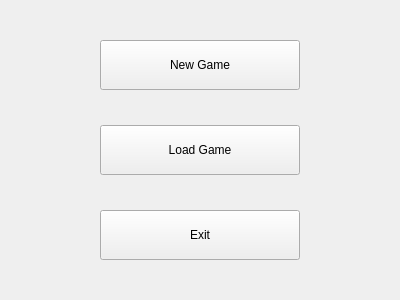
<?xml version="1.0" encoding="UTF-8"?>
<ui version="4.0">
 <class>MenuWidget</class>
 <widget class="QWidget" name="MenuWidget">
  <property name="geometry">
   <rect>
    <x>0</x>
    <y>0</y>
    <width>400</width>
    <height>300</height>
   </rect>
  </property>
  <property name="windowTitle">
   <string>Form</string>
  </property>
  <layout class="QGridLayout" name="gridLayout">
   <item row="0" column="0">
    <layout class="QHBoxLayout" name="horizontalLayout_3">
     <item>
      <spacer name="horizontalSpacer_2">
       <property name="orientation">
        <enum>Qt::Horizontal</enum>
       </property>
       <property name="sizeHint" stdset="0">
        <size>
         <width>40</width>
         <height>20</height>
        </size>
       </property>
      </spacer>
     </item>
     <item>
      <widget class="QPushButton" name="pushButton_newGame">
       <property name="minimumSize">
        <size>
         <width>200</width>
         <height>50</height>
        </size>
       </property>
       <property name="text">
        <string>New Game</string>
       </property>
      </widget>
     </item>
     <item>
      <spacer name="horizontalSpacer">
       <property name="orientation">
        <enum>Qt::Horizontal</enum>
       </property>
       <property name="sizeHint" stdset="0">
        <size>
         <width>40</width>
         <height>20</height>
        </size>
       </property>
      </spacer>
     </item>
    </layout>
   </item>
   <item row="1" column="0">
    <layout class="QHBoxLayout" name="horizontalLayout_2">
     <item>
      <spacer name="horizontalSpacer_4">
       <property name="orientation">
        <enum>Qt::Horizontal</enum>
       </property>
       <property name="sizeHint" stdset="0">
        <size>
         <width>40</width>
         <height>20</height>
        </size>
       </property>
      </spacer>
     </item>
     <item>
      <widget class="QPushButton" name="pushButton_loadGame">
       <property name="minimumSize">
        <size>
         <width>200</width>
         <height>50</height>
        </size>
       </property>
       <property name="text">
        <string>Load Game</string>
       </property>
      </widget>
     </item>
     <item>
      <spacer name="horizontalSpacer_3">
       <property name="orientation">
        <enum>Qt::Horizontal</enum>
       </property>
       <property name="sizeHint" stdset="0">
        <size>
         <width>40</width>
         <height>20</height>
        </size>
       </property>
      </spacer>
     </item>
    </layout>
   </item>
   <item row="2" column="0">
    <layout class="QHBoxLayout" name="horizontalLayout">
     <item>
      <spacer name="horizontalSpacer_6">
       <property name="orientation">
        <enum>Qt::Horizontal</enum>
       </property>
       <property name="sizeHint" stdset="0">
        <size>
         <width>40</width>
         <height>20</height>
        </size>
       </property>
      </spacer>
     </item>
     <item>
      <widget class="QPushButton" name="pushButton_exit">
       <property name="minimumSize">
        <size>
         <width>200</width>
         <height>50</height>
        </size>
       </property>
       <property name="text">
        <string>Exit</string>
       </property>
      </widget>
     </item>
     <item>
      <spacer name="horizontalSpacer_5">
       <property name="orientation">
        <enum>Qt::Horizontal</enum>
       </property>
       <property name="sizeHint" stdset="0">
        <size>
         <width>40</width>
         <height>20</height>
        </size>
       </property>
      </spacer>
     </item>
    </layout>
   </item>
  </layout>
 </widget>
 <resources/>
 <connections/>
</ui>
